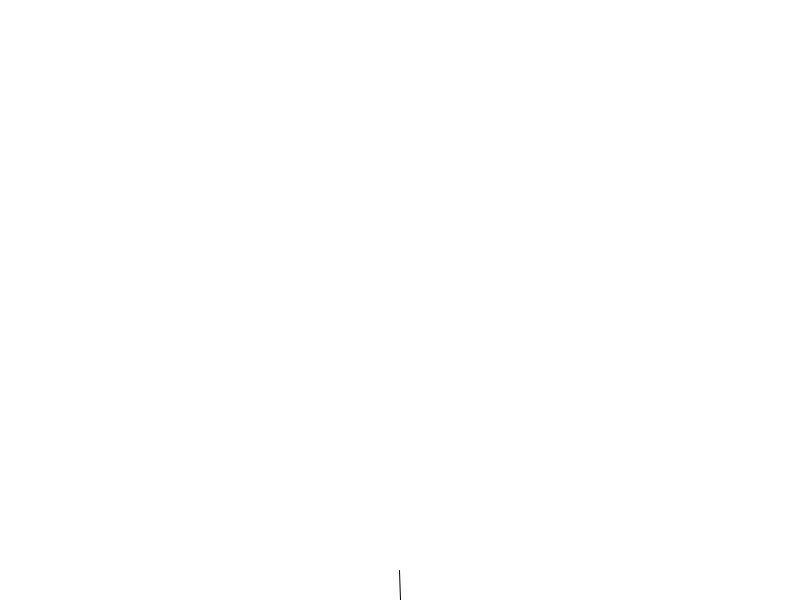
Frame 1 (no input)
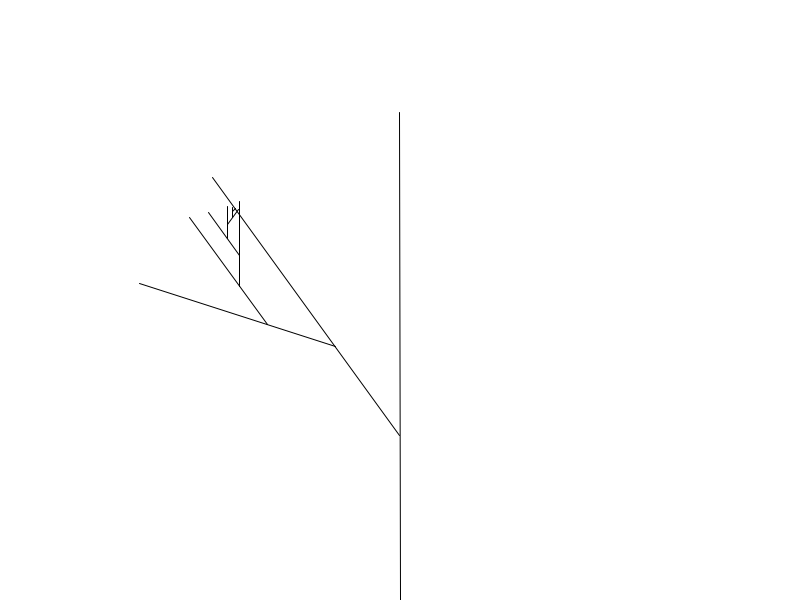
Frame 60 (the mouse pressed at the canvas centre just before this capture)
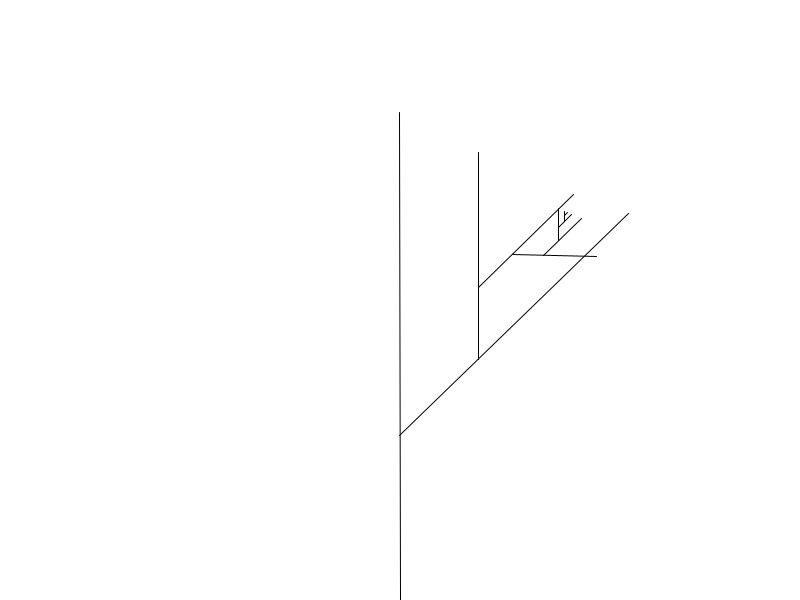
Frame 120 (the mouse held since frame 60 and released just before this capture)

The Processing sketch that drew these frames (run headless with seeded random() and noise(); from frame 60 on, the mouse is pressed at the canvas centre):

// Processing sketch: branching
// ── branching.pde
/**
 Demonstrates branching through recursion.
 Also shows rudimentary animation and defining custom types.
 */

// The name of our Branch is "tree"
Branch tree;
// These variables determine how branches grow
float startBranchLength = 500;
float minBranchLength = 10;
float childProportion = 0.66;

void setup()
{ // set the window size
  size(800, 600);
  // create a new branch
  tree = new Branch( width/2, height, startBranchLength, PI * 0.2 );
  tree.setGrowthAngle( -PI/2 );
  
  // set drawing properties
  strokeWeight( 1 );
  stroke( 0 );
  smooth();
}

void draw()
{ // start with a white page
  background( 255 );
  // tell our branches to grow
  tree.grow();
  // draw first branch, which will draw all child branches, too
  tree.draw();
}

void mousePressed()
{ // create a new branch
  // angle of branching determined by mouse position
  float growthAngle = map( mouseX, 0, width, PI * 0.01, PI * 0.5 );
  tree = new Branch( width/2, height, startBranchLength, growthAngle );
  tree.setGrowthAngle( -PI/2 );
}


// ── Branch.pde
/**
 Our concept of a Branch
 Keeps track of where and how the branch should grow,
 it's maximum and current length, and any branch off of itself.
 
 The Branch provides methods (grow() and draw()) that let you
 manipulate and display the Branch in meaningful ways.
 
 Exercise for reader: add multiple branches off of a single base
 To get started, see either Array or ArrayList in the reference:
 ArrayList http://processing.org/reference/ArrayList.html
 Array http://processing.org/reference/Array.html
 */
class Branch
{
  // x,y pixel position of base of branch
  float startX, startY;
  // how long the branch will grow to be
  float fullLength;
  // current length of branch
  float currentLength;
  // angle at which branch grows
  float growthAngle;
  // child branch, if any
  Branch child;

  // The Constructor lets us create new Branches 
  Branch( float sx, float sy, float length, float angle )
  { // assign properties based on arguments provided
    startX = sx;
    startY = sy;
    fullLength = length;
    currentLength = 0;
    growthAngle = angle;

    if ( random(1.0) < 0.5 )
    {
      growthAngle *= -1;
    }

    if ( fullLength * childProportion > minBranchLength )
    {
      child = new Branch( fullLength * 0.33, 0, fullLength * childProportion, growthAngle );
    }
  }

  // extend length of branch slightly; stop when fullLength is reached
  void grow()
  {
    // increase current length so that it gets closer to fullLength
    currentLength += (fullLength - currentLength) * 0.06;
    if ( child != null && currentLength > child.startX )
    { // if we have a child and have grown past it's starting point
      child.grow();
    }
  }

  // draw the branch to screen
  void draw()
  { // if we have any length
    if ( currentLength != 0 )
    { // move to start position and draw our current length
      translate( startX, startY );
      rotate( growthAngle );
      line( 0, 0, currentLength, 0 );
      if ( child != null )
      { // if we have a child branch, draw child
        child.draw();
      }
    }
  }
  
  // change the growth angle of a branch
  // we use this to make sure the base Branch always points up 
  void setGrowthAngle( float radians )
  {
    growthAngle = radians;
  }
}
